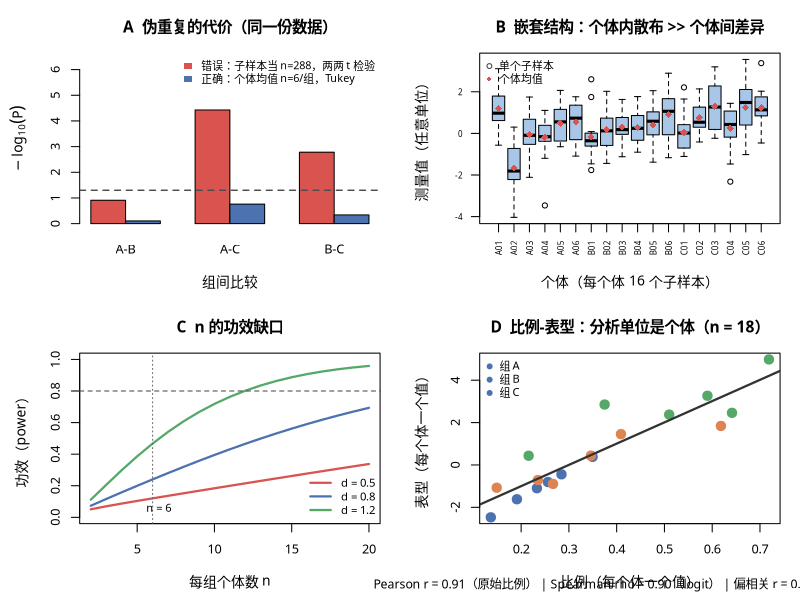

Write R code to recreate this figure.
# stats_plan_audit_demo.R — 统计方案审查探针（2026-09-25 实测通过）
#
# 用途：审查"多层测量 + 多组比较"的统计方案时，用同一份模拟数据把
#       ① 伪重复（子样本当 n）+ 未校正多重比较的后果
#       ② 个体均值 + ANOVA + Tukey
#       ③ LMM（个体随机截距）+ ICC
#       ④ 各效应量下的功效
#       并排跑出来，同时出四联诊断图。改下方 PARAMS 即可套用到其它设计。
#
# 跑法（execute_r 持久内核，推荐）：source('<abs path>', encoding='utf-8')
# 跑法（terminal）：Rscript stats_plan_audit_demo.R
# 依赖：base R + lme4/lmerTest（仅 ICC 一节需要；未装会自动跳过并提示）

## ---- PARAMS ------------------------------------------------------------
OUT_DIR   <- "E:/MemOmics-Agent/results"      # 图输出目录（自动拼 /stats_plan_audit/）
N_GROUP   <- 3                                # 组数
N_IND     <- 6                                # 每组个体数（= 统计 n）
N_SUB     <- 16                               # 每个体子样本数（纤维/细胞/视野…）
EFFECT    <- 0.5                              # 相邻组真实效应（以 SD 为单位）
SD_IND    <- 0.6                              # 个体间 SD
SD_SUB    <- 1.0                              # 个体内 SD
SEED      <- 42

set.seed(SEED)
dir.create(file.path(OUT_DIR, "stats_plan_audit"), showWarnings = FALSE, recursive = TRUE)

## ---- 0. 模拟数据 -------------------------------------------------------
gname <- LETTERS[seq_len(N_GROUP)]
mk <- function() {
  out <- list()
  for (g in seq_len(N_GROUP)) {
    for (m in seq_len(N_IND)) {
      mu <- EFFECT * (g - 1) + rnorm(1, 0, SD_IND)
      out[[length(out) + 1]] <- data.frame(
        Group = gname[g],
        Ind   = sprintf("%s%02d", gname[g], m),
        Y     = rnorm(N_SUB, mu, SD_SUB))
    }
  }
  do.call(rbind, out)
}
d <- mk()
d$Group <- factor(d$Group, levels = gname)
cat(sprintf("[数据] 个体 %d 个，子样本 %d 条（每个体 %d 条）\n",
            length(unique(d$Ind)), nrow(d), N_SUB))

## ---- 1. 错误口径：子样本当 n 的两两 t 检验（未校正） -------------------
prs <- combn(gname, 2, simplify = FALSE)
p_bad <- sapply(prs, function(pr)
  t.test(Y ~ Group, data = subset(d, Group %in% pr))$p.value)
names(p_bad) <- sapply(prs, paste, collapse = "-")
k <- length(prs)
cat(sprintf("\n[错误口径] 子样本当 n（n=%d）两两 t 检验，未校正：\n", nrow(d)))
print(round(p_bad, 5))
cat(sprintf("  FWER = 1-(1-0.05)^%d = %.3f（名义 5%%）\n", k, 1 - 0.95^k))

## ---- 2. 正确口径 A：个体均值 + ANOVA + Tukey ---------------------------
mu  <- tapply(d$Y, d$Ind, mean)
grp <- tapply(as.character(d$Group), d$Ind, function(x) x[1])
dm  <- data.frame(Ind = names(mu), Group = factor(grp, levels = gname), Y = as.numeric(mu))
fit <- aov(Y ~ Group, data = dm)
cat(sprintf("\n[正确 A] 个体均值（n=%d/组）ANOVA + Tukey HSD：\n", N_IND))
print(round(TukeyHSD(fit)$Group[, c("diff", "lwr", "upr", "p adj")], 4))
cat(sprintf("  前提：残差 Shapiro p=%.3f | Levene p=%.3f\n",
            shapiro.test(resid(fit))$p.value,
            tryCatch(car::leveneTest(Y ~ Group, dm)[1, 3], error = function(e) NA)))

## ---- 3. 正确口径 B：LMM（子样本嵌套于个体）+ ICC -----------------------
icc <- NA
cat("\n[正确 B] LMM: Y ~ Group + (1|Ind)\n")
if (requireNamespace("lme4", quietly = TRUE) &&
    requireNamespace("lmerTest", quietly = TRUE)) {
  suppressMessages({library(lme4); library(lmerTest)})
  m <- lmer(Y ~ Group + (1 | Ind), data = d)
  print(round(summary(m)$coefficients, 4))
  vc  <- as.data.frame(VarCorr(m))
  icc <- vc$vcov[1] / sum(vc$vcov)
  cat(sprintf("  方差分量：个体=%.3f 残差=%.3f → ICC=%.3f（子样本远非独立）\n",
              vc$vcov[1], vc$vcov[2], icc))
} else {
  cat("  (lme4/lmerTest 未装，跳过；可先征得用户同意再装)\n")
}

## ---- 4. 功效：这个 n 到底能检出多大效应 --------------------------------
cat(sprintf("\n[功效] n=%d/组、α=0.05：\n", N_IND))
pw_tab <- sapply(c(0.5, 0.8, 1.2, 1.5), function(dd)
  power.t.test(n = N_IND, delta = dd, sd = 1, sig.level = 0.05)$power)
print(data.frame(d = c(0.5, 0.8, 1.2, 1.5), power = round(pw_tab, 2)), row.names = FALSE)
cat(sprintf("  %d 组 ANOVA（between.var=%.2f, within.var=1）→ power=%.2f\n",
            N_GROUP, (EFFECT / 2)^2,
            power.anova.test(groups = N_GROUP, n = N_IND,
                             between.var = (EFFECT / 2)^2, within.var = 1,
                             sig.level = 0.05)$power))

## ---- 5. 四联诊断图（base graphics，零依赖；中文用 cairo + YaHei） ------
FIG <- file.path(OUT_DIR, "stats_plan_audit", "stats_plan_audit_diagnostics.png")
COL <- c(bad = "#D9534F", ok = "#4C72B0", g3 = "#55A868")
png(FIG, width = 2600, height = 2100, res = 200, type = "cairo")
par(mfrow = c(2, 2), mar = c(4.6, 4.8, 3.2, 1.2), family = "Microsoft YaHei",
    cex.main = 1.12, cex.lab = 1.0, cex.axis = 0.92)

# A 伪重复的代价
mA <- rbind(-log10(p_bad), -log10(TukeyHSD(fit)$Group[, "p adj"]))
barplot(mA, beside = TRUE, names.arg = names(p_bad), ylim = c(0, max(mA) * 1.5),
        col = c(COL["bad"], COL["ok"]), ylab = expression(-log[10](P)),
        xlab = "组间比较", main = "A  伪重复的代价（同一份数据）")
abline(h = -log10(0.05), lty = 2, lwd = 1.4, col = "grey30")
legend("topright", bty = "n", cex = 0.78, fill = c(COL["bad"], COL["ok"]),
       border = NA, legend = c(sprintf("错误：子样本当 n=%d，两两 t 检验", nrow(d)),
                               sprintf("正确：个体均值 n=%d/组，Tukey", N_IND)))

# B 嵌套结构
boxplot(Y ~ Ind, data = d, las = 2, cex.axis = 0.58,
        col = rep(rep(c("#A8C6E8", "#F3CBA6", "#B9DDB4"), each = N_IND)[seq_len(N_GROUP)],
                  each = N_IND),
        ylab = "测量值（任意单位）", xlab = sprintf("个体（每个体 %d 个子样本）", N_SUB),
        main = "B  嵌套结构：个体内散布 >> 个体间差异")
points(seq_along(mu), as.numeric(mu), pch = 18, col = COL["bad"], cex = 1.15)
legend("topleft", bty = "n", cex = 0.78, pch = c(1, 18),
       col = c("grey25", COL["bad"]), legend = c("单个子样本", "个体均值"))

# C 功效缺口
ns <- 2:20
pw <- sapply(c(0.5, 0.8, 1.2), function(dd)
  sapply(ns, function(nn) power.t.test(n = nn, delta = dd, sd = 1, sig.level = 0.05)$power))
matplot(ns, pw, type = "l", lty = 1, lwd = 2.2, ylim = c(0, 1),
        col = c(COL["bad"], COL["ok"], COL["g3"]),
        xlab = "每组个体数 n", ylab = "功效（power）", main = "C  n 的功效缺口")
abline(h = 0.8, lty = 2, col = "grey30")
abline(v = N_IND, lty = 3, col = "grey40")
text(N_IND + 0.4, 0.06, sprintf("n = %d", N_IND), cex = 0.8)
legend("bottomright", bty = "n", cex = 0.82, lty = 1, lwd = 2.2,
       col = c(COL["bad"], COL["ok"], COL["g3"]), legend = c("d = 0.5", "d = 0.8", "d = 1.2"))

# D 比例-表型（演示口径差异：原始 Pearson / logit Spearman / 控制组别偏相关）
set.seed(SEED + 1)
n  <- N_GROUP * N_IND
gp <- factor(rep(gname, each = N_IND))
prop <- plogis(rnorm(n, -1.2, 0.6) + 0.3 * as.numeric(gp))
pheno <- 1.5 * qlogis(prop) + rnorm(n, 0, 0.7) + 0.8 * as.numeric(gp)
d2 <- data.frame(Group = gp, prop = prop, lg = qlogis(prop), pheno = pheno)
r_raw <- cor(d2$prop, d2$pheno)
rho   <- cor(d2$lg, d2$pheno, method = "spearman")
rx <- resid(lm(prop ~ Group, d2)); ry <- resid(lm(pheno ~ Group, d2))
r_par <- cor(rx, ry)
cg <- c("#4C72B0", "#DD8452", "#55A868")[as.numeric(d2$Group)]
plot(d2$prop, d2$pheno, pch = 19, col = cg, cex = 1.5,
     xlab = "比例（每个体一个值）", ylab = "表型（每个体一个值）",
     main = sprintf("D  比例-表型：分析单位是个体（n = %d）", n))
abline(lm(pheno ~ prop, data = d2), lwd = 2.2, col = "grey20")
legend("topleft", bty = "n", cex = 0.8, pch = 19, col = cg[seq_len(N_GROUP)],
       legend = paste("组", levels(d2$Group)))
mtext(sprintf("Pearson r = %.2f（原始比例） | Spearman rho = %.2f（logit） | 偏相关 r = %.2f（控制组别）",
              r_raw, rho, r_par), side = 1, line = 3.1, cex = 0.74)
dev.off()

cat(sprintf("\n[图] %s\n", FIG))
cat(sprintf("[比例-表型] r=%.2f (raw) | rho=%.2f (logit) | r=%.2f (partial)\n", r_raw, rho, r_par))
cat(sprintf("[ICC] %s\n", ifelse(is.na(icc), "NA（lme4 未装）", sprintf("%.3f", icc))))
cat("== 提醒：本脚本用模拟数据演示统计口径差异，不是用户真实数据的分析结果 ==\n")
